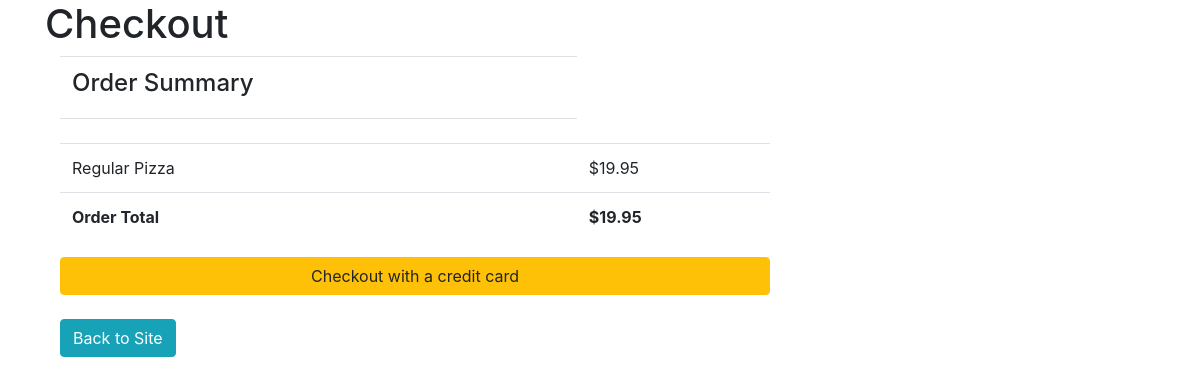
The app's page /checkout/12 (signed in) with its own data.
### cart/models.py (models this page shows, shortened)
class OrderItem(models.Model):
    item = models.OneToOneField(MenuItem, on_delete=models.SET_NULL, null=True)
    date_ordered = models.DateTimeField(auto_now=True)
    def __str__(self):
        return self.item.name

class Order(models.Model):
    ref_code = models.CharField(max_length=15)
    customer = models.ForeignKey(User, on_delete=models.SET_NULL, null=True)
    items = models.ManyToManyField(OrderItem)
    date_ordered = models.DateTimeField(auto_now=True)
    def get_cart_items(self):
        return self.items.all()
    def get_cart_total(self):
        return sum([item.item.price for item in self.items.all()])

### orders/models.py (models this page shows, shortened)
class MenuItem(models.Model):
    categories = [
        ('Pz','Pizzas'),
        ('Sb','Subs'),
        ('Ps','Pastas'),
        ('Sd','Salads'),
        ('Dn','Dinner'),
    ]
    category = models.CharField(max_length=2, choices=categories, blank=True)
    name = models.CharField(max_length=80)
    toppings = models.ManyToManyField(Topping, blank=True)
    sizes = (
        ('S', 'Small'),
        ('L', 'Large'),
        ('X', 'Extra Large'),
        )
    item_size = models.CharField(max_length=1, choices=sizes, blank=True)
    toppings_extra = models.PositiveIntegerField(null=True, blank=True)
    price = models.DecimalField(max_digits=8, decimal_places=2)

### cart/views.py (the view)
# urls.py: path('checkout/<int:order_id>', views.checkout, name="checkout")
@login_required()
def checkout(request, order_id):
    existing_order = get_user_pending_order(request)
    context = {
        'order': existing_order
    }
    return render(request, 'cart/checkout.html', context)

### cart/views.py (called while the page is built)
def get_user_pending_order(request):
    user = request.user
    user_id = user.id
    user_profile = get_object_or_404(User, id=user_id)
    order = Order.objects.filter(customer=user_profile)
    if order.exists():
        return order[0]
    return 0

### cart/templates/cart/checkout.html (shortened to what this page needs)
{% extends 'cart/base.html' %}
{% block content %}
<h1>Checkout</h1>
<div class="container">
    <section>
        <div class="row" id="tablerow">
            <div class="col-md-8 col-xs-12">
                <table class="table">
                    <tr>
                        <td>
                            <h4>Order Summary</h4>
                        </td>
                    </tr>
                    <tr>
                        <td>
                            {% for item in order.get_cart_items %}
                    <tr>
                        <td>{{ item }}</td>
                        <td>${{ item.item.price }}</td>
                    </tr>
                    {% endfor %}
                    </td>
                    </tr>
                    <tr>
                        <td><strong>Order Total</strong> </td>
                        <td><strong>${{ order.get_cart_total }}</strong></td>
                    </tr>
                </table>
                    <button onclick="" class="btn btn-warning" style="width: 100%;">
                        Checkout with a credit card
                    </button>
            </div>
        </div>
        <br>
        <a href="{% url 'orders:index' %}" class="btn btn-info">
            Back to Site
        </a>
    </section>
{% endblock content%}

### records on screen
OrderItem: item.name "Regular Pizza", item.price "19.95"
Order: get_cart_total "19.95"
